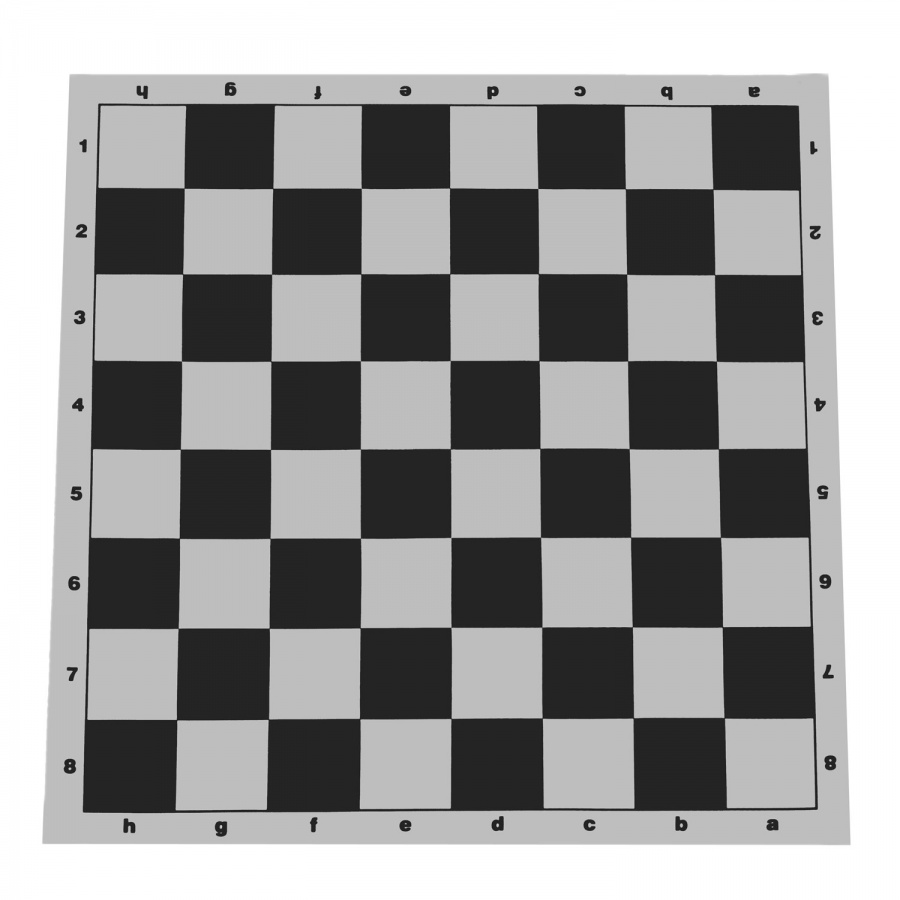
#> input picture data/chess.jpg, 900 x 900 px
$ python opencv_dist.py
#> lines starting #> are read from the running program, lines starting #| are printed output that depends on the picture
#> further down, img is the input picture: shape (900, 900, 3); min 23, max 255, mean 156.4
import numpy as np
import cv2

class trans():
    def __init__(self, img, pi):
        width, height = img.shape[:2]
#> width = 900; height = 900
        pcth = np.repeat(np.arange(height).reshape(height, 1), [width], axis=1)
        pctw = np.repeat(np.arange(width).reshape(width, 1), [height], axis=1).T

        self.img_coordinate = np.swapaxes(np.array([pcth, pctw]), 1, 2).T
        self.cita = compute_G(self.img_coordinate, pi, height, width)
        self.pi = pi
        self.W, self.A, self.Z = pre_compute_waz(self.pi, height, width, self.img_coordinate)
        self.height = height
        self.width = width

    def deformation(self, img, qi):
        qi = self.pi * 2 - qi
        mapxy = np.swapaxes(
            np.float32(compute_fv(qi, self.W, self.A, self.Z, self.height, self.width, self.cita, self.img_coordinate)),
            0, 1)
        img = cv2.remap(img, mapxy[:, :, 0], mapxy[:, :, 1], borderMode=cv2.BORDER_WRAP, interpolation=cv2.INTER_LINEAR)

        return img

def pre_compute_waz(pi, height, width, img_coordinate):
    '''

    :param pi:
    :param height:
    :param width:
     :param img_coordinate: coordinate information matrix
    :return:
    '''

    # height*width*Number of control points
    wi = np.reciprocal(
        np.power(np.linalg.norm(np.subtract(pi, img_coordinate.reshape(height, width, 1, 2)) + 0.000000001, axis=3), 2))

    # height*width*2
    pstar = np.divide(np.matmul(wi, pi), np.sum(wi, axis=2).reshape(height, width, 1))

    # height*width*Number of control points*2
    phat = np.subtract(pi, pstar.reshape(height, width, 1, 2))

    z1 = np.subtract(img_coordinate, pstar)
    z2 = np.repeat(np.swapaxes(np.array([z1[:, :, 1], -z1[:, :, 0]]), 1, 2).T.reshape(height, width, 1, 2, 1),
                   [pi.shape[0]], axis=2)

    # height*width*Number of control points*2*1
    z1 = np.repeat(z1.reshape(height, width, 1, 2, 1), [pi.shape[0]], axis=2)

    # height*width*Number of control points*1*2
    s1 = phat.reshape(height, width, pi.shape[0], 1, 2)
    s2 = np.concatenate((s1[:, :, :, :, 1], -s1[:, :, :, :, 0]), axis=3).reshape(height, width, pi.shape[0], 1, 2)

    a = np.matmul(s1, z1)
    b = np.matmul(s1, z2)
    c = np.matmul(s2, z1)
    d = np.matmul(s2, z2)

    # Refactor wi shape
    ws = np.repeat(wi.reshape(height, width, pi.shape[0], 1), [4], axis=3)

    # height*width*Number of control points*2*2
    A = (ws * np.concatenate((a, b, c, d), axis=3).reshape(height, width, pi.shape[0], 4)).reshape(height, width,
                                                                                                   pi.shape[0], 2, 2)

    return wi, A, z1

def compute_fv(qi, W, A, Z, height, width, cita, img_coordinate):
    qstar = np.divide(np.matmul(W, qi), np.sum(W, axis=2).reshape(height, width, 1))

    qhat = np.subtract(qi, qstar.reshape(height, width, 1, 2)).reshape(height, width, qi.shape[0], 1, 2)

    fv_ = np.sum(np.matmul(qhat, A), axis=2)

    fv = np.linalg.norm(Z[:, :, 0, :, :], axis=2) / (np.linalg.norm(fv_, axis=3) + 0.0000000001) * fv_[:, :, 0,
                                                                                                   :] + qstar

    fv = (fv - img_coordinate) * cita.reshape(height, width, 1) + img_coordinate

    return fv

def compute_G(img_coordinate, pi, height, width, thre = 0.7):
#> called with img_coordinate = array of shape (900, 900, 2), pi = array of shape (5, 2), height = 900, width = 900, thre = 0.7
    max = np.max(pi, 0)
    min = np.min(pi, 0)

    length = np.max(max - min)

    # Computing control area center
    # p_ = (max + min) // 2
    p_ = np.sum(pi, axis=0) // pi.shape[0]

    # Calculation control area
    minx, miny = min - length
    maxx, maxy = max + length
    minx = minx if minx > 0 else 0
    miny = miny if miny > 0 else 0
    maxx = maxx if maxx < height else height
#> maxx = 900
    maxy = maxy if maxy < width else width
#> maxy = 900

    k1 = 0.9  # (p_ - [0, 0])[1] / (p_ - [0, 0])[0]
    k2 = 0  # (p_ - [height, 0])[1] / (p_ - [height, 0])[0]
    k4 = 0  # (p_ - [0, width])[1] / (p_ - [0, width])[0]
    k3 = 0  # (p_ - [height, width])[1] / (p_ - [height, width])[0]
    k = (np.subtract(p_, img_coordinate)[:, :, 1] / (
                np.subtract(p_, img_coordinate)[:, :, 0] + 0.000000000001)).reshape(height, width, 1)
    k = np.concatenate((img_coordinate, k), axis=2)

    k[:, :p_[1], 0][(k[:, :p_[1], 2] > k1) | (k[:, :p_[1], 2] < k2)] = \
    (np.subtract(p_[1], k[:, :, 1]) / p_[1]).reshape(height, width, 1)[:, :p_[1], 0][
        (k[:, :p_[1], 2] > k1) | (k[:, :p_[1], 2] < k2)]

    k[:, p_[1]:, 0][(k[:, p_[1]:, 2] > k3) | (k[:, p_[1]:, 2] < k4)] = \
    (np.subtract(k[:, :, 1], p_[1]) / (width - p_[1])).reshape(height, width, 1)[:, p_[1]:, 0][
        (k[:, p_[1]:, 2] > k3) | (k[:, p_[1]:, 2] < k4)]

    k[:p_[0], :, 0][(k1 >= k[:p_[0], :, 2]) & (k[:p_[0], :, 2] >= k4)] = \
    (np.subtract(p_[0], k[:, :, 0]) / p_[0]).reshape(height, width, 1)[:p_[0], :, 0][
        (k1 >= k[:p_[0], :, 2]) & (k[:p_[0], :, 2] >= k4)]

    k[p_[0]:, :, 0][(k3 >= k[p_[0]:, :, 2]) & (k[p_[0]:, :, 2] >= k2)] = \
    (np.subtract(k[:, :, 0], p_[0]) / (height - p_[0])).reshape(height, width, 1)[p_[0]:, :, 0][
        (k3 >= k[p_[0]:, :, 2]) & (k[p_[0]:, :, 2] >= k2)]

    cita = np.exp(-np.power(k[:, :, 0] / thre, 2))
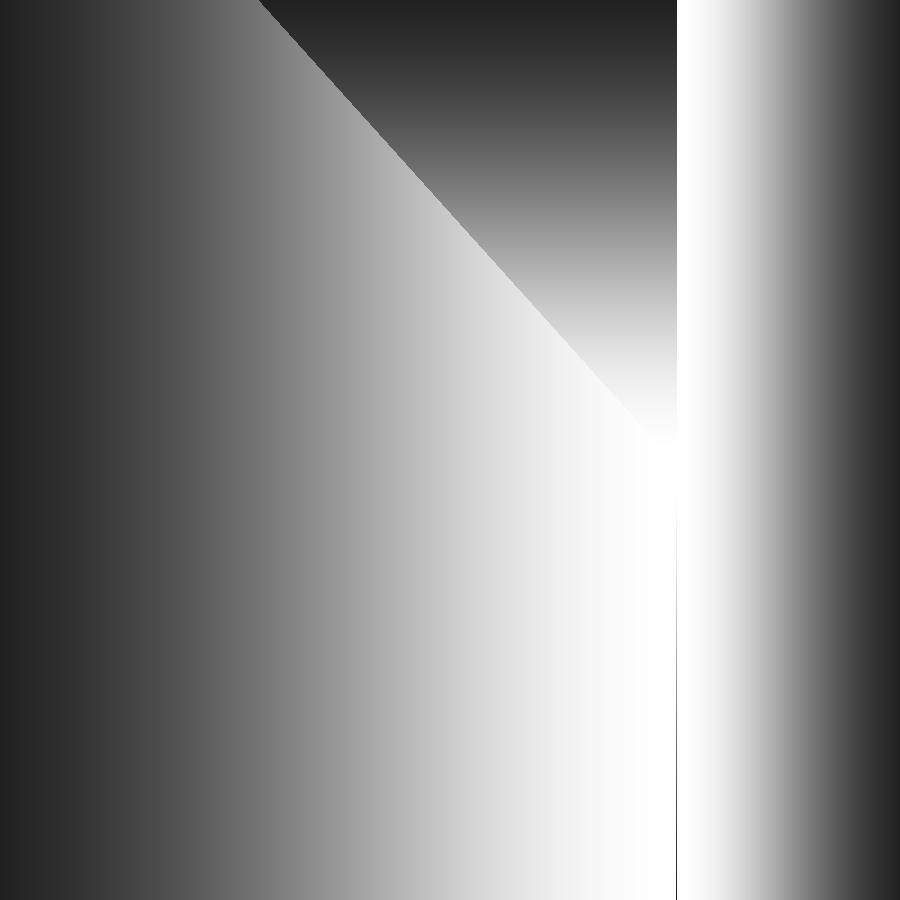
#> cita: shape (900, 900) float64; min 0.13, max 1, mean 0.538
    cita[minx:maxx, miny:maxy] = 1
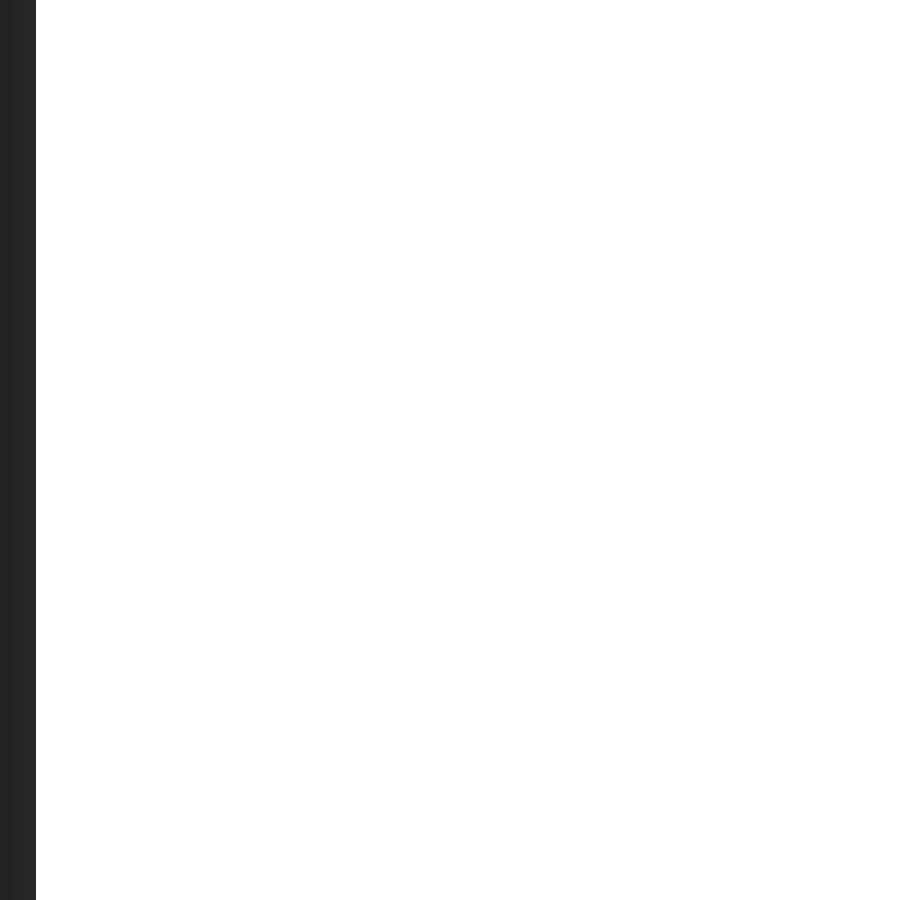
#> cita: shape (900, 900) float64; min 0.13, max 1, mean 0.966
    # If local deformation is not required, the value of cita can be set to 1
    # cita = 1

    return cita

img = cv2.imread('data/chess.jpg')
pi = np.array([208, 536, 280, 769, 516, 877, 661, 709, 656, 489]).reshape(-1, 2)
qi = np.array([208, 536, 250, 769, 516, 877, 661, 709, 656, 489]).reshape(-1, 2)

ddd = trans(img, pi)
img = ddd.deformation(img, qi)
#> in deformation, `img = cv2.remap(img, mapxy[:, :, 0], mapxy[:, :, 1], borderMode=cv2.BO..`:
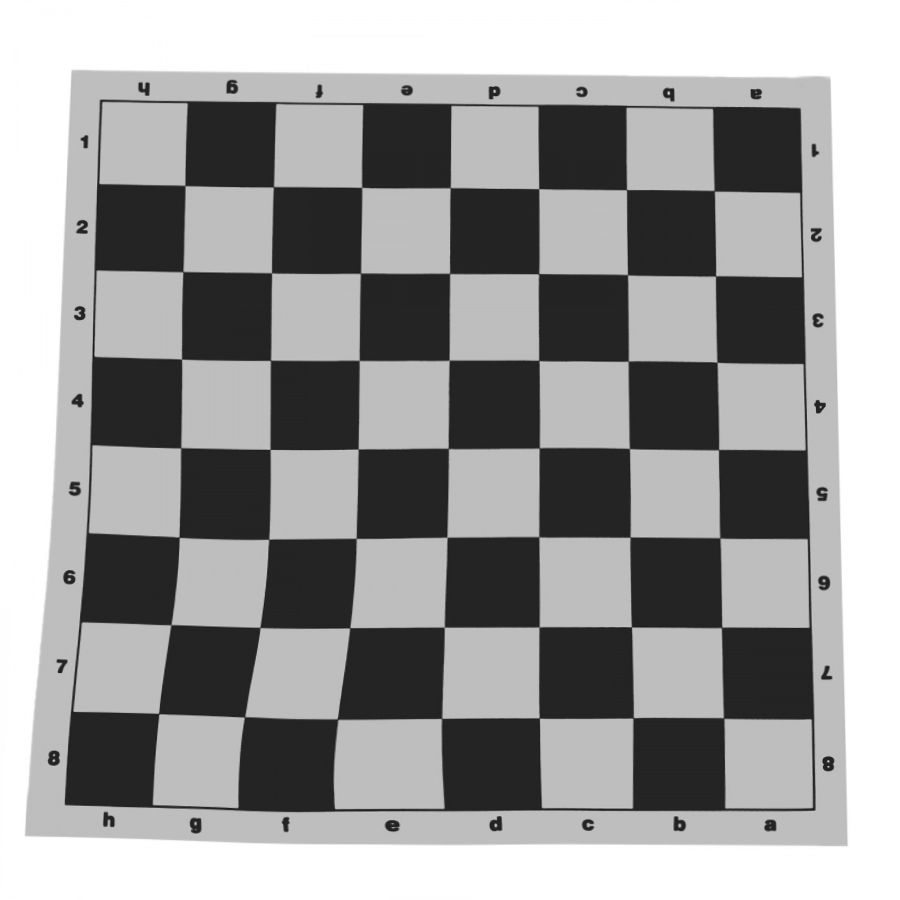
#> img: shape (900, 900, 3); min 25, max 255, mean 156.1

cv2.namedWindow("bianxing", 0)
cv2.resizeWindow("bianxing", 640, 480)
cv2.imshow('bianxing', img)
cv2.waitKey(0)
